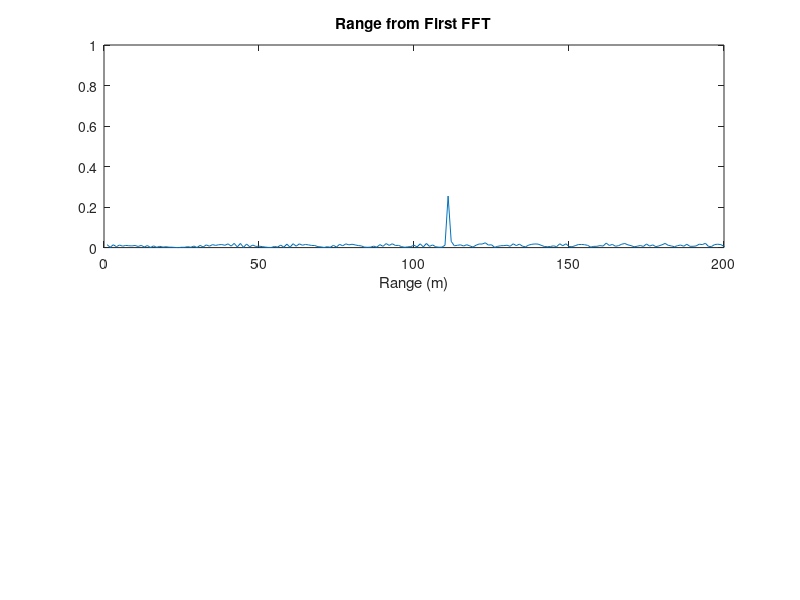
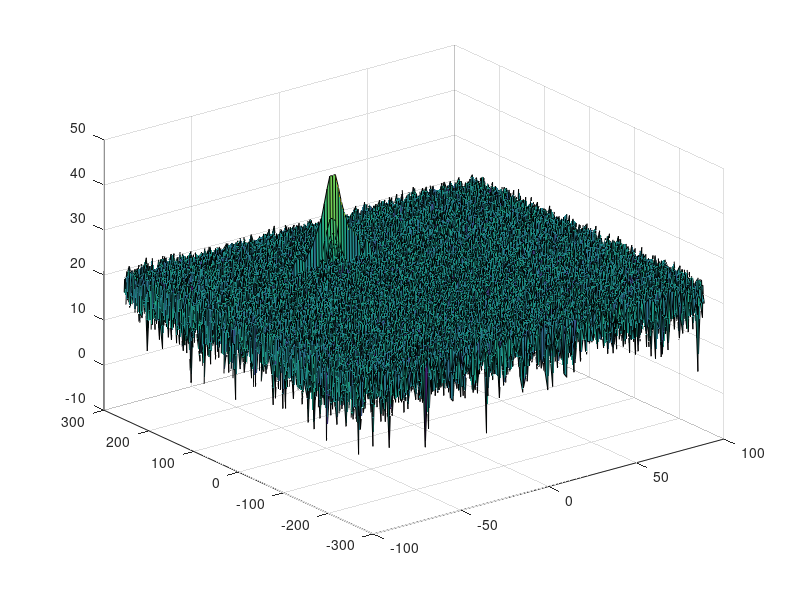

MATLAB code for these plots, in order: (Note: this script raises an error after producing the figures.)
clear all
clc;

%% Radar Specifications 
%%%%%%%%%%%%%%%%%%%%%%%%%%%
% Frequency of operation = 77GHz
% Max Range = 200m
% Range Resolution = 1 m
% Max Velocity = 100 m/s
%%%%%%%%%%%%%%%%%%%%%%%%%%%

max_range = 200; % Maximum range of target 200m

%speed of light = 3e8
%% User Defined Range and Velocity of target
% define the target's initial position and velocity. Note : Velocity
% remains contant
range = 110;
velocity = -20;

 


%% FMCW Waveform Generation

% *%TODO* :
%Design the FMCW waveform by giving the specs of each of its parameters.
% Calculate the Bandwidth (B), Chirp Time (Tchirp) and Slope (slope) of the FMCW
% chirp using the requirements above.

c = 3e8; %speed of light m/s
rangeResolution = 1; %resolution of range m
B = c / (2*rangeResolution);
Tchirp = 5.5 * 2 * max_range / c;
slope = B/Tchirp;

%Operating carrier frequency of Radar 
fc= 77e9;             %carrier freq

                                                          
%The number of chirps in one sequence. Its ideal to have 2^ value for the ease of running the FFT
%for Doppler Estimation. 
Nd=128;                   % #of doppler cells OR #of sent periods % number of chirps

%The number of samples on each chirp. 
Nr=1024;                  %for length of time OR # of range cells

% Timestamp for running the displacement scenario for every sample on each
% chirp
t=linspace(0,Nd*Tchirp,Nr*Nd); %total time for samples


%Creating the vectors for Tx, Rx and Mix based on the total samples input.
Tx=zeros(1,length(t)); %transmitted signal
Rx=zeros(1,length(t)); %received signal
Mix = zeros(1,length(t)); %beat signal

%Similar vectors for range_covered and time delay.
r_t=zeros(1,length(t));
td=zeros(1,length(t));


%% Signal generation and Moving Target simulation
% Running the radar scenario over the time. 

for i=1:length(t)         

    %For each time stamp update the Range of the Target for constant velocity. 
    r_t(i) = range + velocity*t(i);
    td(i) = (2 * r_t(i))/ c;

    % *%TODO* :
    %For each time sample we need update the transmitted and
    %received signal. 
    Tx(i) = cos(2 * pi * (fc * t(i) + (slope * t(i)^2) / 2));
    Rx(i) = cos(2 * pi * (fc * (t(i) - td(i)) + (slope * (t(i) - td(i))^2) / 2));

    % *%TODO* :
    %Now by mixing the Transmit and Receive generate the beat signal
    %This is done by element wise matrix multiplication of Transmit and
    %Receiver Signal
    Mix(i) = Tx(i).*Rx(i);
    
end

%% RANGE MEASUREMENT


%reshape the vector into Nr*Nd array. Nr and Nd here would also define the size of
%Range and Doppler FFT respectively.
Mix = reshape(Mix, [Nr, Nd]);

%run the FFT on the beat signal along the range bins dimension (Nr) and
%normalize.
sig_fft1 = fft(Mix, Nr)./Nr;

% Take the absolute value of FFT output
sig_fft1 = abs(sig_fft1);

% Output of FFT is double sided signal, but we are interested in only one side of the spectrum.
% Hence we throw out half of the samples.
sig_fft1 = sig_fft1(1:Nr/2 + 1);


%plotting the range
figure ('Name','Range from First FFT');
subplot(2,1,1);

 % plot FFT output 
 plot(sig_fft1);
 title('Range from First FFT');
 xlabel('Range (m)');
 axis ([0 200 0 1]);



%% RANGE DOPPLER RESPONSE
% The 2D FFT implementation is already provided here. This will run a 2DFFT
% on the mixed signal (beat signal) output and generate a range doppler
% map.You will implement CFAR on the generated RDM


% Range Doppler Map Generation.

% The output of the 2D FFT is an image that has reponse in the range and
% doppler FFT bins. So, it is important to convert the axis from bin sizes
% to range and doppler based on their Max values.

Mix=reshape(Mix,[Nr,Nd]);

% 2D FFT using the FFT size for both dimensions.
sig_fft2 = fft2(Mix,Nr,Nd);

% Taking just one side of signal from Range dimension.
sig_fft2 = sig_fft2(1:Nr/2,1:Nd);
sig_fft2 = fftshift (sig_fft2);
RDM = abs(sig_fft2);
RDM = 10*log10(RDM) ;

%use the surf function to plot the output of 2DFFT and to show axis in both
%dimensions
doppler_axis = linspace(-100,100,Nd);
range_axis = linspace(-200,200,Nr/2)*((Nr/2)/400);
figure,surf(doppler_axis,range_axis,RDM);

%% CFAR implementation

%Slide Window through the complete Range Doppler Map

% *%TODO* :
%Select the number of Training Cells in both the dimensions.
Tr = 14;
Td = 14;

% *%TODO* :
%Select the number of Guard Cells in both dimensions around the Cell under 
%test (CUT) for accurate estimation
Gr = 5;
Gd = 5;

% *%TODO* :
% offset the threshold by SNR value in dB
offset = 9;

% *%TODO* :
%Create a vector to store noise_level for each iteration on training cells
noise_level = zeros(1,1);
rangeSize = 2*(Tr+Gr) + 1;
dopplerSize = 2*(Td+Gd) + 1;



% *%TODO* :
%design a loop such that it slides the CUT across range doppler map by
%giving margins at the edges for Training and Guard Cells.
%For every iteration sum the signal level within all the training
%cells. To sum convert the value from logarithmic to linear using db2pow
%function. Average the summed values for all of the training
%cells used. After averaging convert it back to logarithimic using pow2db.
%Further add the offset to it to determine the threshold. Next, compare the
%signal under CUT with this threshold. If the CUT level > threshold assign
%it a value of 1, else equate it to 0.


% Use RDM[x,y] as the matrix from the output of 2D FFT for implementing
% CFAR
trainingCellSize = rangeSize * dopplerSize - (2 * Gr + 1)*(2 * Gd + 1);
cfarSignal = zeros(Nr/2, Nd);
for i = 1+Tr+Gr:(Nr/2 - (Gr+Tr))
    for j = 1+Td+Gd:(Nd - (Gd+Td))
        unifiedSumOfTrainingAndGaurdCells = sum(db2pow(RDM(i-(Tr+Gr):i+Tr+Gr, j-(Td+Gd):j+Td+Gd)), 'all');
        sumOfGaurdCells  = sum(db2pow(RDM(i-Gr:i+Gr, j-Gd:j+Gd)), 'all');
        noiseTot = unifiedSumOfTrainingAndGaurdCells - sumOfGaurdCells;

        threshold = noiseTot / trainingCellSize;
        threshold = db2pow(pow2db(threshold) + offset);

        signal = db2pow(RDM(i,j));
        if (signal <= threshold)
            cfarSignal(i,j) = 0;
        else
            cfarSignal(i,j) = 1;
        end
    end
end

% *%TODO* :
% The process above will generate a thresholded block, which is smaller 
%than the Range Doppler Map as the CUT cannot be located at the edges of
%matrix. Hence,few cells will not be thresholded. To keep the map size same
% set those values to 0. 
 

% *%TODO* :
%display the CFAR output using the Surf function like we did for Range
%Doppler Response output.
figure,surf(doppler_axis, range_axis, cfarSignal);
colorbar('southoutside');
% contourf(doppler_axis, range_axis, cfarSignal);


 